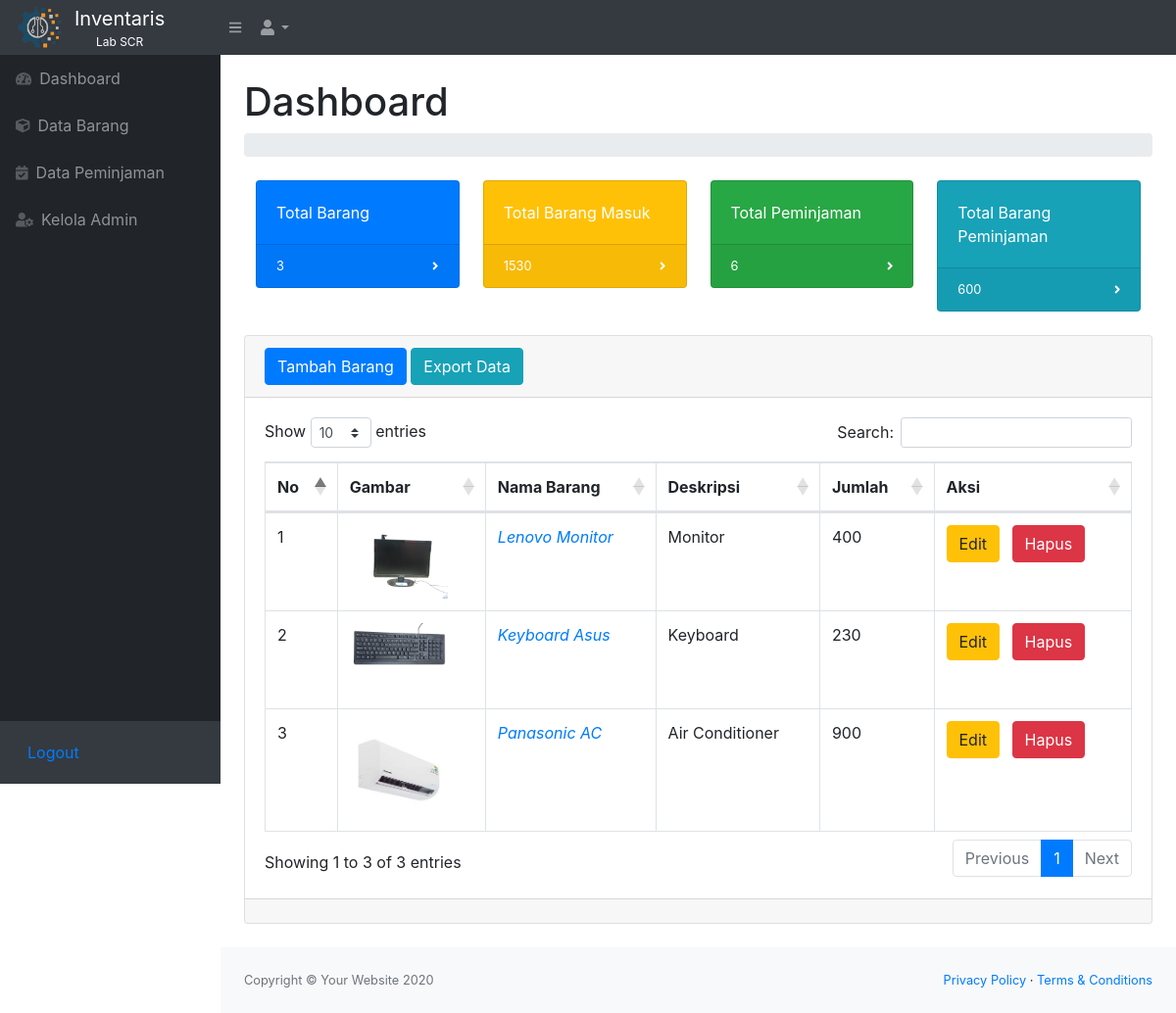
Page / (signed in) on the earlier database version.
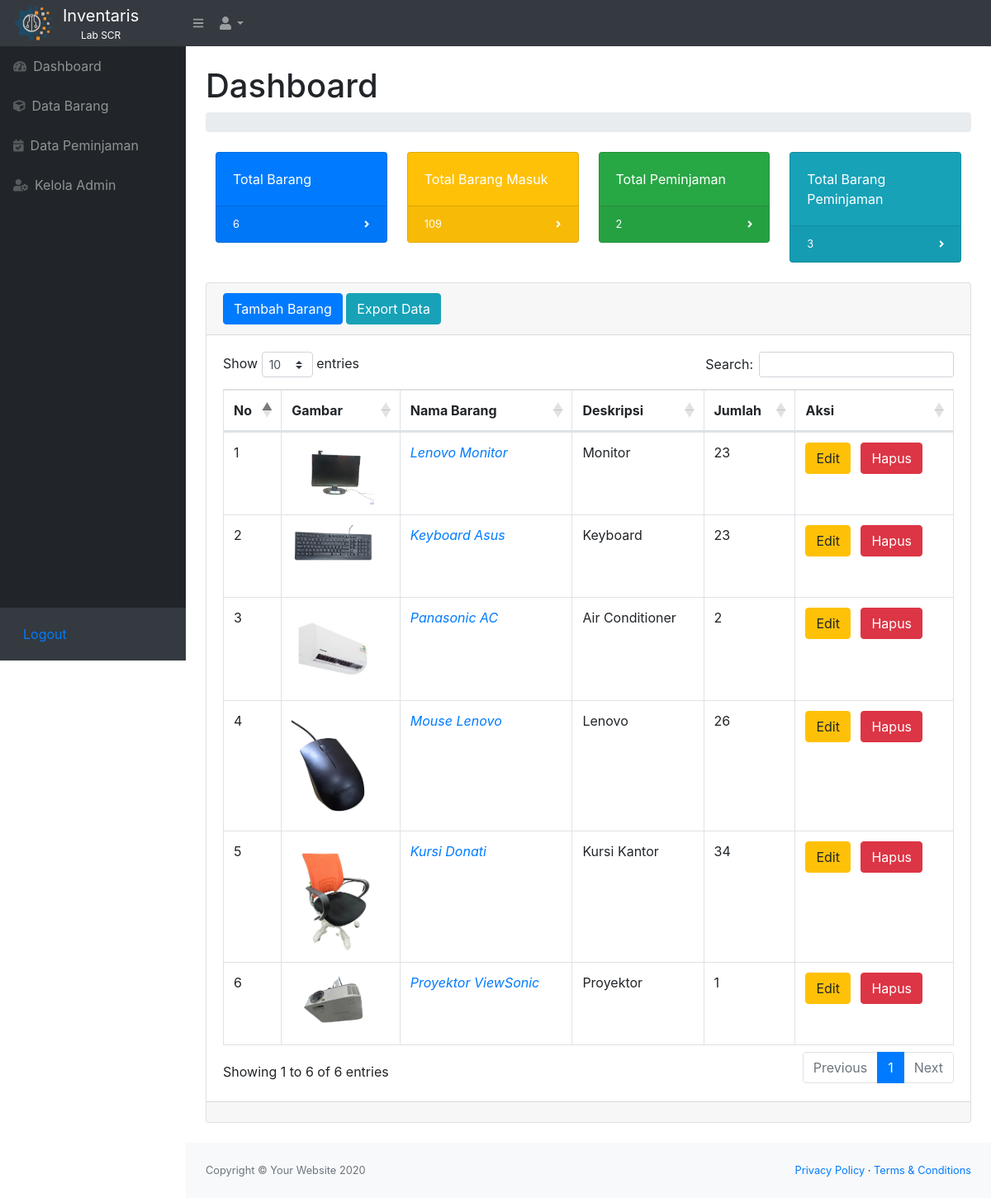
Same page on the later database version.
### tables this page shows
CREATE TABLE `stock` (
  `idbarang` int(11) NOT NULL,
  `namabarang` varchar(30) NOT NULL,
  `deskripsi` varchar(30) NOT NULL,
  `stock` int(11) NOT NULL,
  `image` varchar(99) DEFAULT NULL
);

### function.php (called while the page is built, shortened)
<?php
$conn = mysqli_connect("localhost","root","","lb_scr");
function getTotalBarang()
{
    global $conn;
    $query = "SELECT COUNT(*) AS total FROM stock";
    $result = mysqli_query($conn, $query);
    $data = mysqli_fetch_assoc($result);
    return $data['total'];
}
function getTotalBarangMasuk()
{
    global $conn;
    $query = "SELECT SUM(stock) AS total FROM stock";
    $result = mysqli_query($conn, $query);
    $data = mysqli_fetch_assoc($result);
    return $data['total'];
}
function getTotalPeminjaman()
{
    global $conn;
    $query = "SELECT COUNT(*) AS total FROM peminjaman";
    $result = mysqli_query($conn, $query);
    $data = mysqli_fetch_assoc($result);
    return $data['total'];
}
function getTotalBarangPeminjaman()
{
    global $conn;
    $query = "SELECT SUM(jumlah) AS total FROM peminjaman";
    $result = mysqli_query($conn, $query);
    $data = mysqli_fetch_assoc($result);
    return $data['total'];
}
?>

### index.php (the view, shortened to what this page needs)
<?php
require 'function.php';
?>
<!DOCTYPE html>
<html lang="en">
    <head>
        <link href="css/styles.css" rel="stylesheet" />
        <link href="https://cdn.datatables.net/1.10.20/css/dataTables.bootstrap4.min.css" rel="stylesheet" />
    </head>
    <body class="sb-nav-fixed">
        <nav class="sb-topnav navbar navbar-expand navbar-dark bg-dark">
        <a class="navbar-brand" href="index.php">
            <div style="display: flex; align-items: center;">
                <img src="assets/img/Logo_SCR.png" alt="Logo" width="50" height="50">
                    <div style="margin-left: 10px; text-align: center;">
                        <span style="font-size: 20px; display: block;">Inventaris</span>
                        <span style="font-size: 12px; display: block;">Lab SCR</span>
                    </div>
            </div>
        </a>
        <button class="btn btn-link btn-sm order-1 order-lg-0" id="sidebarToggle" href="#"><i class="fas fa-bars"></i></button>
            <ul class="navbar-nav ml-auto ml-md-0">
                <li class="nav-item dropdown">
                    <a class="nav-link dropdown-toggle" id="userDropdlown" href="#" role="button" data-toggle="dropdown" aria-haspopup="true" aria-expanded="false"><i class="fas fa-user fa-fw"></i></a>
                </li>
            </ul>
        </nav>
        <div id="layoutSidenav">
            <div id="layoutSidenav_nav">
                <nav class="sb-sidenav accordion sb-sidenav-dark" id="sidenavAccordion">
                    <div class="sb-sidenav-menu">
                    <div class="nav">
                        <a class="nav-link" href="index.php">
                            <div class="sb-nav-link-icon"><i class="fas fa-tachometer-alt"></i></div>
                            Dashboard
                        </a>
                        <a class="nav-link" href="masuk.php">
                            <div class="sb-nav-link-icon"><i class="fas fa-cube"></i></div>
                            Data Barang
                        </a>
                        <a class="nav-link" href="peminjaman.php">
                            <div class="sb-nav-link-icon"><i class="fas fa-calendar-check"></i></div>
                            Data Peminjaman
                        </a>
                        <a class="nav-link" href="admin.php">
                            <div class="sb-nav-link-icon"><i class="fas fa-user-cog"></i></div>
                            Kelola Admin
                        </a>
                    </div>
                    </div>
                    <div class="sb-sidenav-footer">
                    <a class="nav-link" href="logout.php">
                        Logout
                    </a>
                    </div>
                </nav>
                </div>
            <div id="layoutSidenav_content">
                <main>
                    <div class="container-fluid">
                        <h1 class="mt-4">Dashboard</h1>
                        <ol class="breadcrumb mb-4">
                        </ol>
                       <div class="row">
                       <div class="container">
                        <div class="row">
                            <div class="col-xl-3 col-md-6">
                                <div class="card bg-primary text-white mb-4">
                                    <div class="card-body">
                                        Total Barang
                                    </div>
                                    <div class="card-footer d-flex align-items-center justify-content-between">
                                        <div class="small text-white"><?= getTotalBarang(); ?></div>
                                        <div class="small text-white"><i class="fas fa-angle-right"></i></div>
                                    </div>
                                </div>
                            </div>
                            <div class="col-xl-3 col-md-6">
                                <div class="card bg-warning text-white mb-4">
                                    <div class="card-body">
                                        Total Barang Masuk
                                    </div>
                                    <div class="card-footer d-flex align-items-center justify-content-between">
                                        <div class="small text-white"><?= getTotalBarangMasuk(); ?></div>
                                        <div class="small text-white"><i class="fas fa-angle-right"></i></div>
                                    </div>
                                </div>
                            </div>
                            <div class="col-xl-3 col-md-6">
                                <div class="card bg-success text-white mb-4">
                                    <div class="card-body">
                                        Total Peminjaman
                                    </div>
                                    <div class="card-footer d-flex align-items-center justify-content-between">
                                        <div class="small text-white"><?= getTotalPeminjaman(); ?></div>
                                        <div class="small text-white"><i class="fas fa-angle-right"></i></div>
                                    </div>
                                </div>
                            </div>
                            <div class="col-xl-3 col-md-6">
                                <div class="card bg-info text-white mb-4">
                                    <div class="card-body">
                                        Total Barang Peminjaman
                                    </div>
                                    <div class="card-footer d-flex align-items-center justify-content-between">
                                        <div class="small text-white"><?= getTotalBarangPeminjaman(); ?></div>
                                        <div class="small text-white"><i class="fas fa-angle-right"></i></div>
                                    </div>
                                </div>
                            </div>
                        </div>
                    </div>
                        </div>
                        <div class="card mb-4">
                            <div class="card-header">
                                <button type="button" class="btn btn-primary" data-toggle="modal" data-target="#myModal">
                                Tambah Barang
                                </button>
                                <a href="export.php" class="btn btn-info">Export Data</a>
                            </div>
                            <div class="card-body">
                                <div class="table-responsive">
                                    <table class="table table-bordered" id="dataTable" width="100%" cellspacing="0">
                                        <thead>
                                            <tr>
                                                <th>No</th>
                                                <th>Gambar</th>
                                                <th>Nama Barang</th>
                                                <th>Deskripsi</th>
                                                <th>Jumlah</th>
                                                <th>Aksi</th>
                                            </tr>
                                        </thead>
                                        <tbody>
                                            <?php
                                            $ambilsemuadatastock = mysqli_query($conn,"select * from stock");
                                            $i = 1;
                                            while($data = mysqli_fetch_array($ambilsemuadatastock)){
                                                $namabarang = $data['namabarang'];
                                                $deskripsi = $data['deskripsi'];
                                                $stock = $data['stock'];
                                                $idbrg = $data['idbarang'];
                                                $gambar = $data['image'];
                                                if($gambar==null){
                                                    $img = 'No Photo';
                                                } else {
                                                    $img = '<img src="images/'.$gambar.'" class="zoomable">';
                                                }
                                            ?>
                                            <tr>
                                                <td><?=$i++;?></td>
                                                <td><?=$img;?></td>
                                                <td><a href="detail.php?id=<?=$idbrg;?>" style="font-style: italic;"><?=$namabarang;?></a></td>
                                                <td><?=$deskripsi;?></td>
                                                <td><?=$stock;?></td>
                                                <td>
                                                    <button type="button" class="btn btn-warning mr-2" data-toggle="modal" data-target="#perbarui<?=$idbrg;?>">
                                                    Edit
                                                    </button>
                                                    <button type="button" class="btn btn-danger" data-toggle="modal" data-target="#hapus<?=$idbrg;?>">
                                                    Hapus
                                                    </button>
                                                </td>
                                            </tr>
                                            <?php
                                            };
                                            ?>
                                        </tbody>
                                    </table>
                                </div>
                            </div>
                            <div class="card-footer">
                            </div>
                        </div>
                    </div>
                </main>
                <footer class="py-4 bg-light mt-auto">
                    <div class="container-fluid">
                        <div class="d-flex align-items-center justify-content-between small">
                            <div class="text-muted">Copyright &copy; Your Website 2020</div>
                            <div>
                                <a href="#">Privacy Policy</a>
                                &middot;
                                <a href="#">Terms &amp; Conditions</a>
                            </div>
                        </div>
                    </div>
                </footer>
            </div>
        </div>
    </body>
</html>

### index.php (style rules this page uses)
.zoomable { width: 100px; }

Differences in the rows shown:
changed stock "Lenovo Monitor": stock "400" → "23"
changed stock "Keyboard Asus": stock "230" → "23"
changed stock "Panasonic AC": stock "900" → "2"
added stock: image (picture), namabarang "Mouse Lenovo", deskripsi "Lenovo", stock "26"
added stock: image (picture), namabarang "Kursi Donati", deskripsi "Kursi Kantor", stock "34"
added stock: image (picture), namabarang "Proyektor ViewSonic", deskripsi "Proyektor", stock "1"
Other differences:
getTotalBarang(): "3" → "6"
getTotalBarangMasuk(): "1530" → "109"
getTotalPeminjaman(): "6" → "2"
getTotalBarangPeminjaman(): "600" → "3"
text written by a page script: "Show entries Search: Showing 1 to 3 of 3 entries Previous 1 Next" → "Show entries Search: Showing 1 to 6 of 6 entries Previous 1 Next"
